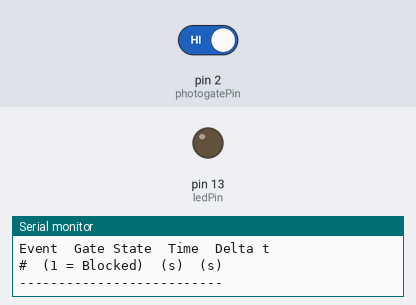
Simulated run of this sketch. Board: Arduino Uno, built with avr-gcc and run on an emulated ATmega328P. On the bench: output pins drawn as LEDs (lit = HIGH), the last lines printed to the serial monitor. The inputs (shaded band) are chosen by the test bench; at power-on: pin 2 (photogatePin) HIGH.

Above: at 1.2 s.
1.3 s: pin 2 (photogatePin) driven LOW
2.8 s: pin 2 (photogatePin) driven HIGH
At 3.1 s:
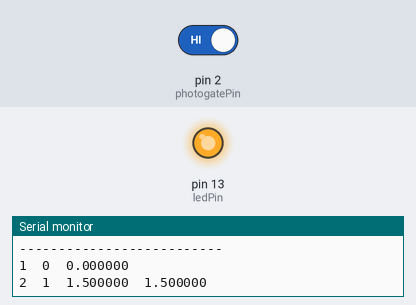
Timing chart, 0 to 5.8 s (numbered marks = the images above; inputs shaded):
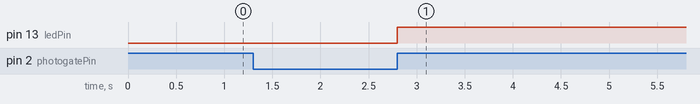

Measured:
- after the input at 2.8 s, pin 13 (ledPin): LOW → HIGH at once

The sketch:

PhotogateTimer.ino
```cpp
/*
Open Science DAC - Charles Meyer - 2015

 This code records blocking and unblocking events on one or two photogates (or equivalent switches) with a precision of 1 us.
 Use the serial monitor tool to view data. Data can be copied into a spreadsheet program for farther analysis.
 */
#include <SoftwareSerial.h>
#define bufferSize 150  // Sets the size of the circular buffer for storing interrupt data events. Increasing this may cause erratic behavior of the code.
#define DELIM '\t'   // this is the data delimitter. Default setting is a tab character ("\t")

// Basic Settings: Change these between true and false depending on your experiment.
const boolean dualGates = false; //Set to true if a second gate in connected.
const boolean recordBlocks = true; //Record when the sensor goes from unblocked to blocked.
const boolean recordUnblocks = true; //Record when the sensor goes from blocked to unblocked.
const boolean pendulumMode = false; //Ignore every other event. @notImplemented

//Advanced Settings

const int baudRate = 9600;  // Baud rate for serial communications. Increase this for high data rate applications

const int ledPin = 13;    //
const int photogatePin = 2; // default pin D2 if plugged port 1
const int photogate2Pin = 3; // default pin D3 if plugged port 2

/* The following variables are all used and modified by the code. These should not be changed or re-named. */

unsigned long timerOffset = 0;
unsigned int displayIndex; // the current item that has been displayed to the Serial Monitor from the data buffer.
unsigned int count;  // tracks the total # of data entries
unsigned int bufferRestarted = 0;

/* These variables are all accessed and modified by the interrupt handler "PhotogateEvent"
Variables used by the Interrupt handler must be defined as volatile. */
volatile int photogate = HIGH;
volatile int photogate2 = HIGH;
volatile int start = 0;  // 1 == start, 0 == stop
volatile unsigned int numBlocks;
volatile unsigned long startTime;  //Time in us
volatile unsigned long stopTime;  //Time in us
volatile byte dataIndex;
volatile byte displayCount;  // stores the number of items in data Buffer to be displayed
volatile byte state[bufferSize];
volatile unsigned long time_us[bufferSize]; // Time in us

void setup()
{
  attachInterrupt(0, photogateEvent, CHANGE);
  if (dualGates) {
    if (recordBlocks && !recordUnblocks){
      attachInterrupt(0, photogateEvent, RISING);
      attachInterrupt(1, photogateEvent, RISING);
    }
    else if (!recordBlocks && recordUnblocks){
      attachInterrupt(0, photogateEvent, FALLING);
      attachInterrupt(1, photogateEvent, FALLING);
    }
    else {
      attachInterrupt(0, photogateEvent, CHANGE);
      attachInterrupt(1, photogateEvent, CHANGE);
    }
  }
  else {
    if (recordBlocks && !recordUnblocks){
      attachInterrupt(0, photogateEvent, RISING);
    }
    else if (!recordBlocks && recordUnblocks){
      attachInterrupt(0, photogateEvent, FALLING);
    }
    else {
      attachInterrupt(0, photogateEvent, CHANGE);
    }
  }
  pinMode(ledPin, OUTPUT);
  Serial.begin(baudRate);
  displayHeader();
};// end of setup

void loop ()
{

  if (displayCount > 0)  // only display to Serial monitor if an interrupt has added data to the data buffer.
  {
    count++;
    Serial.print(count);
    if (dualGates) {
      if( state[displayIndex] == 0 ) {
        Serial.print(DELIM);
        Serial.print(0);
        Serial.print(DELIM);
        Serial.print(0);
      }
      else if ( state[displayIndex] == 1 ) {
        Serial.print(DELIM);
        Serial.print(1);
        Serial.print(DELIM);
        Serial.print(0);
      }
      else if ( state[displayIndex] == 2 ) {
        Serial.print(DELIM);
        Serial.print(0);
        Serial.print(DELIM);
        Serial.print(1);
      }
      else {
        Serial.print(DELIM);
        Serial.print(1);
        Serial.print(DELIM);
        Serial.print(1);
      }
    }
    else {
      Serial.print(DELIM); //tab character
      Serial.print(state[displayIndex]);
    }


    if (displayIndex != 0) {
      Serial.print(DELIM); //tab character
      Serial.print((time_us[displayIndex] - timerOffset) / 1E6, 6);  // at least 6 sig figs
      Serial.print(DELIM); //tab character
      Serial.print((time_us[displayIndex] - time_us[displayIndex - 1]) / 1E6, 6);
    }
    else if (bufferRestarted == 1){
      // case where buffer just restarted;
      Serial.print(DELIM); //tab character
      Serial.print((time_us[displayIndex] - timerOffset) / 1E6, 6);  // at least 6 sig figs
      Serial.print(DELIM); //tab character
      Serial.print((time_us[displayIndex] - time_us[bufferSize]) / 1E6, 6);
    }
    else {
      //first record
      timerOffset = time_us[displayIndex]; // start time at 0
      Serial.print(DELIM); //tab character
      Serial.print((time_us[displayIndex] - timerOffset) / 1E6, 6);  // at least 6 sig figs
      Serial.print(DELIM); //delta t undefined
    }

    Serial.println();//new line

    displayIndex++;
    if(displayIndex >= bufferSize)
    {
      displayIndex = 0;
      bufferRestarted = 1;
    }
    displayCount--; // deduct one
  }
} // end of loop

/*************************************************
 * photogateEvent()
 *
 * Interrupt service routine. Handles capturing
 * the time and saving this to memory when the
 * photogate(s) issue an interrupt.
 *
 *************************************************/
void photogateEvent()
{
  time_us[dataIndex] = micros();

  photogate = digitalRead(photogatePin);

  if (dualGates){
    photogate2 = digitalRead(photogate2Pin);
    if ( photogate == 0 && photogate2 == 0 ){
      state[dataIndex] = 0; // both gates open
      digitalWrite(ledPin, LOW);  // LED off
    }
    else if ( photogate == 1 && photogate2 == 0 ){
      state[dataIndex] = 1; // gate 1 blocked
      digitalWrite(ledPin, HIGH);   // LED on
    }
    else if ( photogate == 0 && photogate2 == 1 ){
      state[dataIndex] = 2; // gate 2 blocked
      digitalWrite(ledPin, HIGH);   // LED on
    }
    else {
      state[dataIndex] = 3; // gate 1 and 2 blocked
      digitalWrite(ledPin, HIGH);   // LED on
    }
  }
  else {
    if (photogate == 0) {
      state[dataIndex] = 0;
      digitalWrite(ledPin, LOW);  // LED off
    }
    else {
      state[dataIndex] = 1;
      digitalWrite(ledPin, HIGH);   // LED on
    }
  }
  displayCount++;  // add one to "to be displayed" buffer

  dataIndex++;
  if(dataIndex >= bufferSize)
  {
    dataIndex = 0;
  }
}

/*************************************************
 * displayHeader()
 *
 * Prints logger info, the column header info , and units
 *
 *************************************************/
void displayHeader()
{
  Serial.println("Open Science DAC, Photogate Timer");
  Serial.println();
  Serial.print("Event");
  if (dualGates){
    Serial.print(DELIM);
    Serial.print("Gate 1 State");
    Serial.print(DELIM);
    Serial.print("Gate 2 State");
  }
  else {
    Serial.print(DELIM);
    Serial.print("Gate State");
  }
  Serial.print(DELIM);
  Serial.print("Time");
  Serial.print(DELIM);
  Serial.print("Delta t         ");
  Serial.println();

// Units
  Serial.print("#");
  if (dualGates){
    Serial.print(DELIM);
    Serial.print("(1 = Blocked)");
    Serial.print(DELIM);
    Serial.print("(1 = Blocked)");
  }
  else {
    Serial.print(DELIM);
    Serial.print("(1 = Blocked)");
  }
  Serial.print(DELIM);
  Serial.print("(s)");
  Serial.print(DELIM);
  Serial.print("(s)         ");
  Serial.println();


  Serial.println("--------------------------");
}
```
